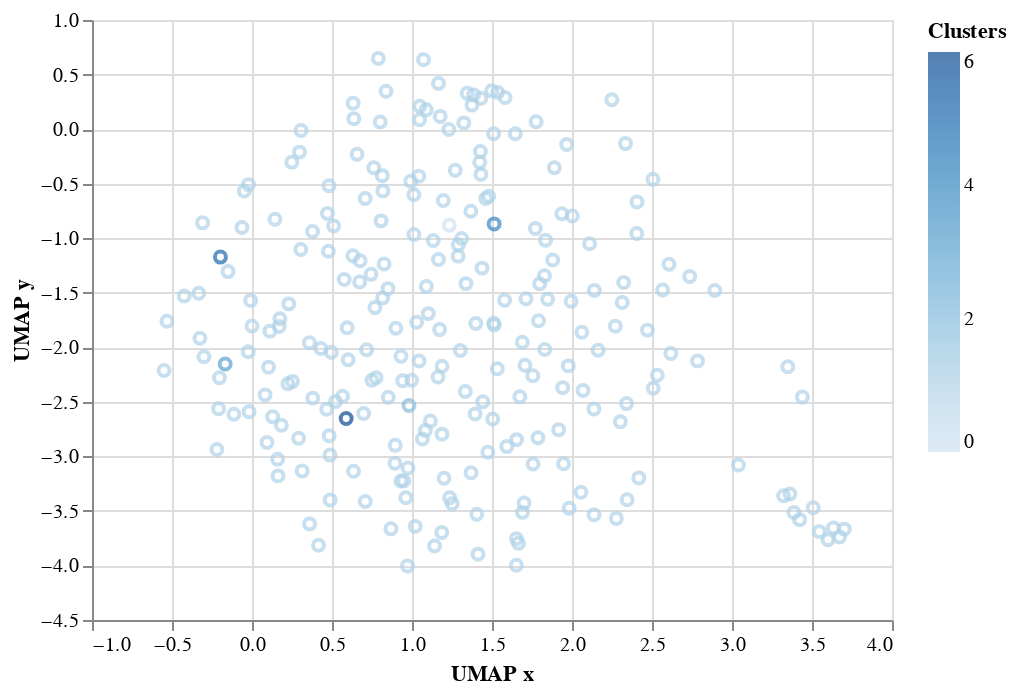

Notebook source saved alongside this figure:
### Markdown cell above
### Create 'master' plot  
**TODO** 
 - Add cluster colors
 - Add IDs when hovering?
 - Add ROI selection

### Code cell
ROI = alt.selection_interval()

scatter = alt.Chart(vis_data).mark_point().encode(
    alt.X('UMAP x',
          scale=alt.Scale(zero=False)
         ),
    alt.Y('UMAP y',
          scale=alt.Scale(zero=False)
         ),
    color = 'Clusters'
    ).add_selection(ROI)

# Show chart for development purpose:
scatter

### Figure 1 — Vega-Lite specification as saved in the notebook (floating-point values rounded to 4 significant figures; data arrays with more than 128 entries replaced by an {"elided": "..."} marker saying what was removed)
{"config": {"view": {"continuousWidth": 400, "continuousHeight": 300}}, "data": {"name": "data-8d5754dc553b14422ec8ad313c18d410"}, "mark": "point", "encoding": {"color": {"type": "quantitative", "field": "Clusters"}, "x": {"type": "quantitative", "field": "UMAP x", "scale": {"zero": false}}, "y": {"type": "quantitative", "field": "UMAP y", "scale": {"zero": false}}}, "selection": {"selector001": {"type": "interval"}}, "$schema": "https://vega.github.io/schema/vega-lite/v4.8.1.json", "datasets": {"data-8d5754dc553b14422ec8ad313c18d410": {"elided": "246 records"}}}
